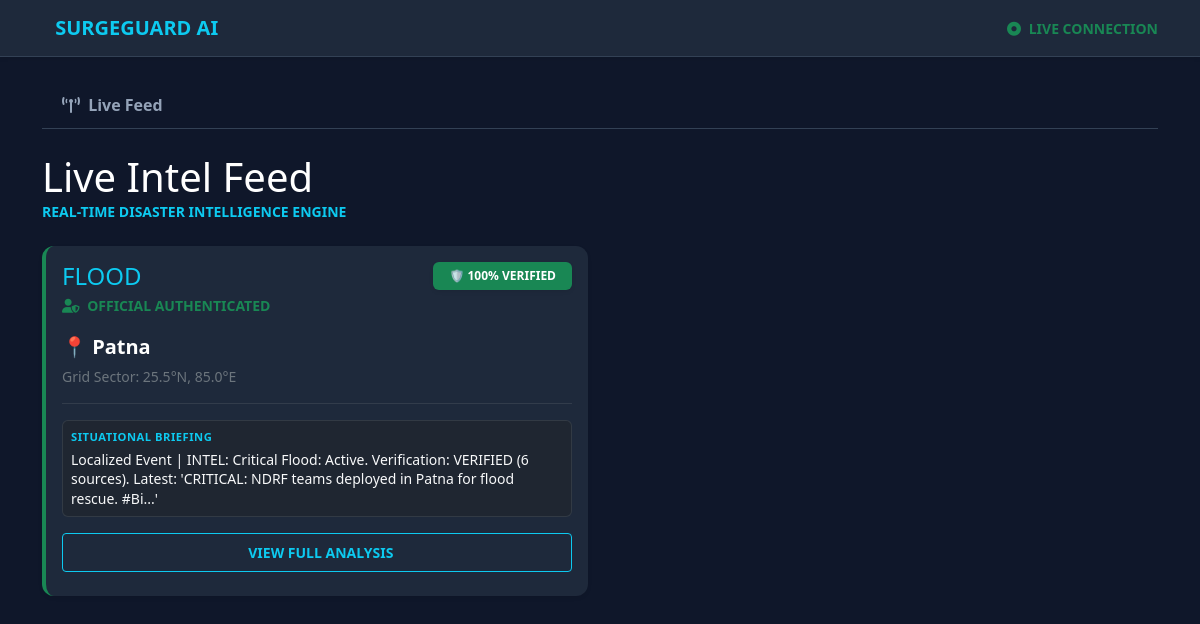
Screenshot of /segment/VERIFIED/ with the database file from the repository.
### core/models.py (models this page shows, shortened)
class DisasterEvent(models.Model):
    TYPE_CHOICES = [
        ('FLOOD', 'Flood'),
        ('FIRE', 'Forest Fire'),
        ('STORM', 'Severe Storm/Rain'),
    ]
    STATUS_CHOICES = [
        ('PENDING', 'Pending AI Filter'),
        ('HIGH_PRIORITY', 'High Priority (AI Pass)'),
        ('FLAGGED', 'Suspicious (AI Mismatch)'),
        ('VERIFIED', 'Verified by Officer'),
        ('FAKE', 'Fake / Dismissed'),
    ]
    event_type = models.CharField(max_length=10, choices=TYPE_CHOICES)
    district = models.CharField(max_length=100)
    grid_lat = models.FloatField(db_index=True)
    grid_lon = models.FloatField(db_index=True)
    total_votes = models.IntegerField(default=1)
    weather_score = models.FloatField(default=0.0)
    intel_tier = models.IntegerField(default=1, db_index=True) # Defaulted to 1
    verified_by = models.ForeignKey(
        User,
        on_delete=models.SET_NULL,
        null=True,
        blank=True,
        related_name='verified_disasters'
    )
    ai_triage_score = models.FloatField(default=0.0, db_index=True)
    truth_score = models.FloatField(default=0.0, db_index=True)
    summary = models.TextField(blank=True, null=True)
    status = models.CharField(max_length=20, choices=STATUS_CHOICES, default='PENDING')
    created_at = models.DateTimeField(auto_now_add=True)
    updated_at = models.DateTimeField(auto_now=True)
    class Meta:
        indexes = [
            models.Index(fields=['-created_at']),
            models.Index(fields=['truth_score']),
            models.Index(fields=['ai_triage_score']),
            models.Index(fields=['intel_tier']),
            models.Index(fields=['grid_lat', 'grid_lon']),
        ]

### core/views.py (the view)
# urls.py: path('', views.dashboard, name='dashboard'),
def dashboard(request, segment=None):
    time_threshold = timezone.now() - timezone.timedelta(hours=24)
    flagged_count = DisasterEvent.objects.filter(status='FLAGGED').count()
    if segment == 'VERIFIED':
        raw_alerts = DisasterEvent.objects.prefetch_related('posts').filter(
            status='VERIFIED',
            intel_tier=3
        )
    elif segment == 'HIGH_PRIORITY':
        raw_alerts = DisasterEvent.objects.prefetch_related('posts').filter(
            status='HIGH_PRIORITY',
            intel_tier=2
        )
    elif segment == 'FLAGGED':
        raw_alerts = DisasterEvent.objects.prefetch_related('posts').filter(
            status='FLAGGED'
        )
    elif segment == 'PENDING':
        raw_alerts = DisasterEvent.objects.prefetch_related('posts').filter(
            status='PENDING'
        )
    elif segment == 'FAKE':
        raw_alerts = DisasterEvent.objects.prefetch_related('posts').filter(
            status='FAKE'
        )
    else:
        raw_alerts = DisasterEvent.objects.prefetch_related('posts').filter(
            updated_at__gt=time_threshold,
            status__in=['HIGH_PRIORITY', 'VERIFIED']
        ).exclude(status='FAKE')
    processed_alerts = []
    for alert in raw_alerts:
        time_diff = timezone.now() - alert.updated_at
        hours_passed = time_diff.total_seconds() / 3600
        decayed_score = alert.truth_score * (0.92 ** hours_passed)
        if alert.intel_tier < 3:
            alert.display_score = min(round(decayed_score, 1), 99.0)
        else:
            alert.display_score = round(decayed_score, 1)
        if segment or alert.display_score > 0.1:
            processed_alerts.append(alert)
    processed_alerts.sort(key=lambda x: x.display_score, reverse=True)
    return render(request, 'core/dashboard.html', {
        'alerts': processed_alerts,
        'alert_count': len(processed_alerts),
        'flagged_count': flagged_count,
        'current_segment': segment or 'LIVE'
    })

### core/templates/core/dashboard.html (shortened to what this page needs)
{% extends 'core/base.html' %}
{% block content %}
<div class="d-flex justify-content-between align-items-center mb-4">
    <div>
        <h1 class="mb-0">Live Intel Feed</h1>
        <p class="text-info small mb-0 fw-bold">REAL-TIME DISASTER INTELLIGENCE ENGINE</p>
    </div>
</div>
<div class="row" id="disaster-container">
    {% for alert in alerts %}
        {% include 'core/partials/disaster_card.html' with alert=alert %}
    {% endfor %}
</div>
{% endblock %}

### core/templates/core/partials/disaster_card.html (shortened to what this page needs)
<div class="col-md-6 mb-4" id="event-{{ alert.id }}">
    <div class="card p-3 shadow-sm h-100 border-0 {% if alert.intel_tier == 3 %}border-start border-success border-4{% endif %}"
         style="background-color: #1e293b; border: 1px solid #334155;">
        <div class="d-flex justify-content-between align-items-start">
            <div>
                <h4 class="text-uppercase text-info mb-0">{{ alert.event_type }}</h4>
                <small class="text-muted d-block mt-1">
                    {% if alert.intel_tier == 3 %}
                        <span class="text-success fw-bold"><i class="fas fa-user-shield me-1"></i> OFFICIAL AUTHENTICATED</span>
                    {% elif alert.intel_tier == 2 %}
                        <span class="text-primary fw-bold"><i class="fas fa-robot me-1"></i> AI VALIDATED (TIER 2)</span>
                    {% else %}
                        <span class="text-warning fw-bold"><i class="fas fa-satellite-dish me-1"></i> RAW INTEL (PENDING)</span>
                    {% endif %}
                </small>
            </div>
            <div class="text-end">
                <span class="badge {% if alert.intel_tier == 3 %}bg-success{% elif alert.display_score > 80 %}bg-danger{% else %}bg-warning text-dark{% endif %} py-2 px-3 shadow-sm">
                    {% if alert.intel_tier == 3 %}
                        🛡️ 100% VERIFIED
                    {% else %}
                        MATCH: {{ alert.display_score }}%
                    {% endif %}
                </span>
            </div>
        </div>
        <div class="d-flex align-items-center mt-3">
            <div class="flex-grow-1">
                <p class="mb-1 fs-5">📍 <strong>{{ alert.district }}</strong></p>
                <p class="text-secondary small mb-0">Grid Sector: {{ alert.grid_lat }}°N, {{ alert.grid_lon }}°E</p>
            </div>
        </div>
        <hr class="border-secondary my-3">
        <div class="bg-dark bg-opacity-50 p-2 rounded mb-3 border border-secondary border-opacity-25">
            <small class="text-info d-block mb-1 fw-bold" style="font-size: 0.7rem; letter-spacing: 0.5px;">SITUATIONAL BRIEFING</small>
            <p class="small text-light mb-0 summary-text" style="line-height: 1.4;">
                {{ alert.summary|default:"Processing multimodal vector data..." }}
            </p>
        </div>
        <div class="mt-auto">
            <a href="{% url 'event_detail' alert.id %}" class="btn btn-sm btn-outline-info w-100 py-2 mb-2 fw-bold">
                 VIEW FULL ANALYSIS
            </a>
        </div>
    </div>
</div>

### rows the page displays
DisasterEvent: event_type "FLOOD", intel_tier 3 (drawn), district "Patna", grid_lat "25.5", grid_lon "85.0", summary "Localized Event | INTEL: Critical Flood: Active. Verification: VERIFIED (6 sources). Latest: 'CRITICAL: NDRF teams deployed in Patna for flood rescue. #Bi...'"
